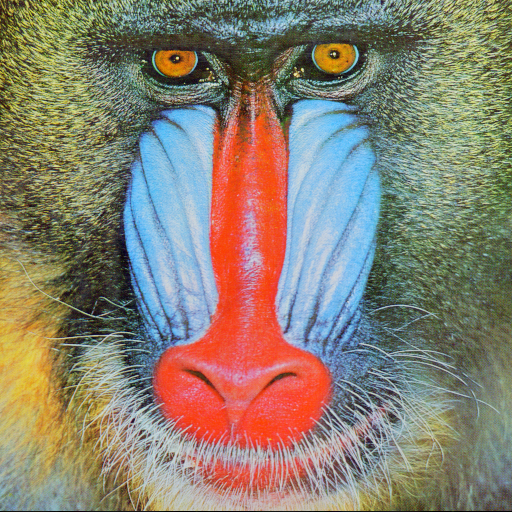
%> input picture Lab2 Gaussian Smoothing and Edge Detection/Lab2 - Images/baboon.png, 512 x 512 px
$ octave --eval "result = lab2gaussfilt(imread('Lab2 - Images/baboon.png'));"   (GNU Octave 9; MATLAB toolbox functions it lacks are replaced by stand-ins)
%> lines starting %> are read from the running program, lines starting %| are printed output that depends on the picture
function I_new = lab2gaussfilt(img)

%Grayscaling Process
[row,col,ch] = size(img);
%> row = 512; col = 512; ch = 3
if(ch == 3)
    img = rgb2gray(img);
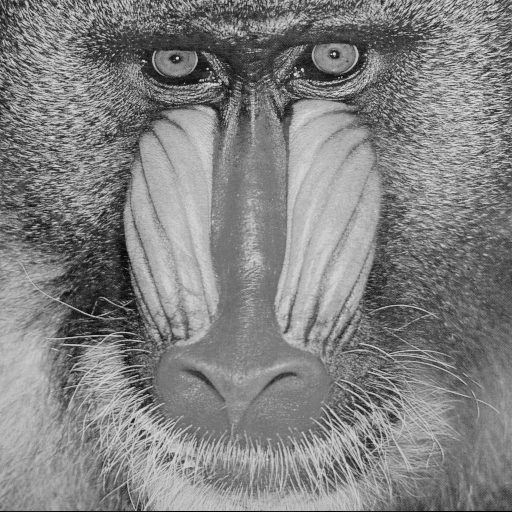
%> img: size 512x512 uint8; min 0, max 231, mean 129.6
end

%Doubling Process
img = double(img);
%> img: size 512x512 double

%kernel to be convolved with the image.
kernel = [1 4 7 4 1; 4 16 26 16 4; 7 26 41 26 7; 4 16 26 16 4; 1 4 7 4 1];
kernel = double(kernel);
kernel = kernel / 273;

I_new = zeros(size(img)); %create pure black new image with the size of input image.

%Convolution
k = 2;
for i = k+1 : (row -k)
    for j = 3 : (col -k)
        %subimage creation
        sub_img = img(i-k:i+k,j-k:j+k);

        %convolution
        % M.*W where M is the subimage and W is the kernel
        I_new(i,j) = sum(sum(sub_img.*kernel));
    end
end
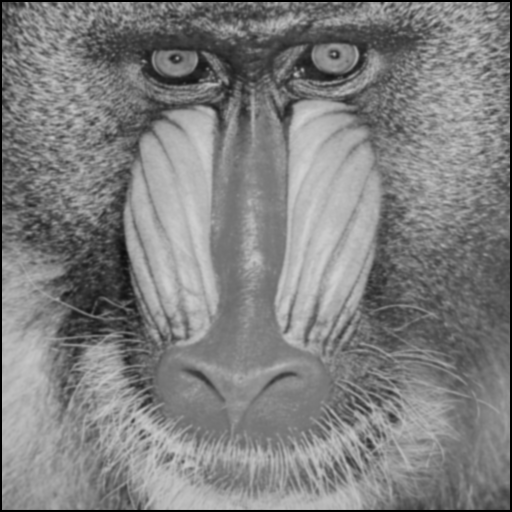
%> I_new: size 512x512 double; min 0, max 210.6, mean 127.9

%Display
figure;
subplot(2,2,1), imshow(uint8(img)), title('Original Grayscale Image');
subplot(2,2,3), imhist(uint8(img)), title('Histogram of Original Grayscaled Image');
subplot(2,2,2), imshow(uint8(I_new)), title('Gaussian Smoothed Version');
%> `result = lab2gaussfilt(imread('Lab2 - Images/baboon.png'));`:
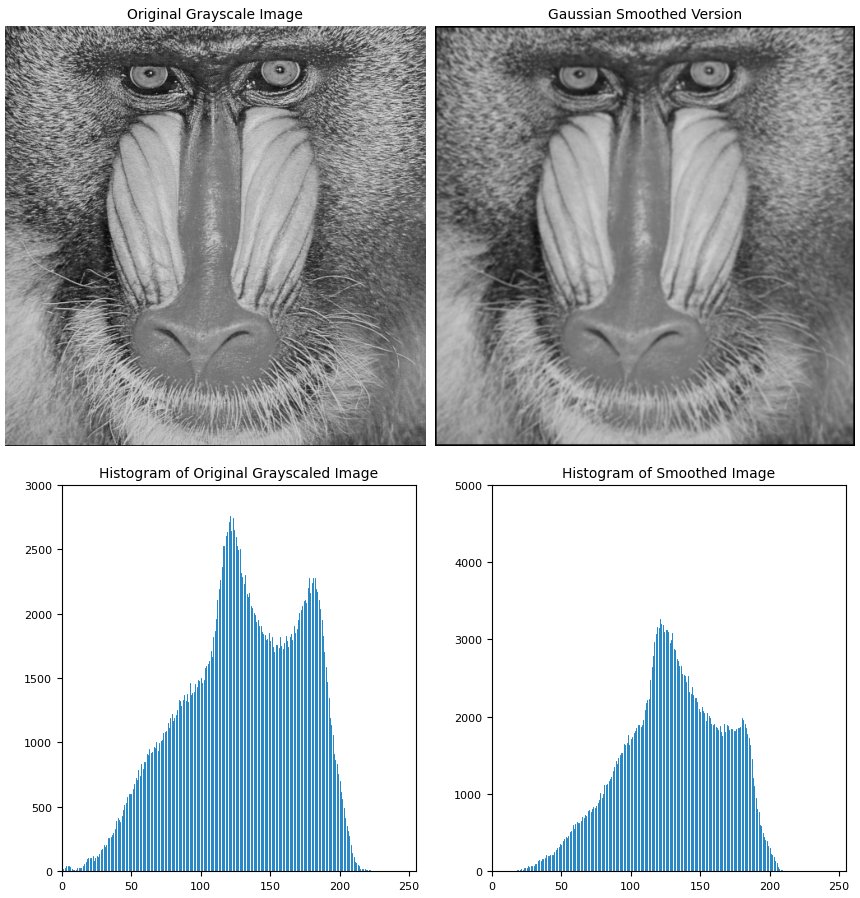
%> figure redrawn from the program's plot data, 4 panels
subplot(2,2,4), imhist(uint8(I_new)), title('Histogram of Smoothed Image');

end
